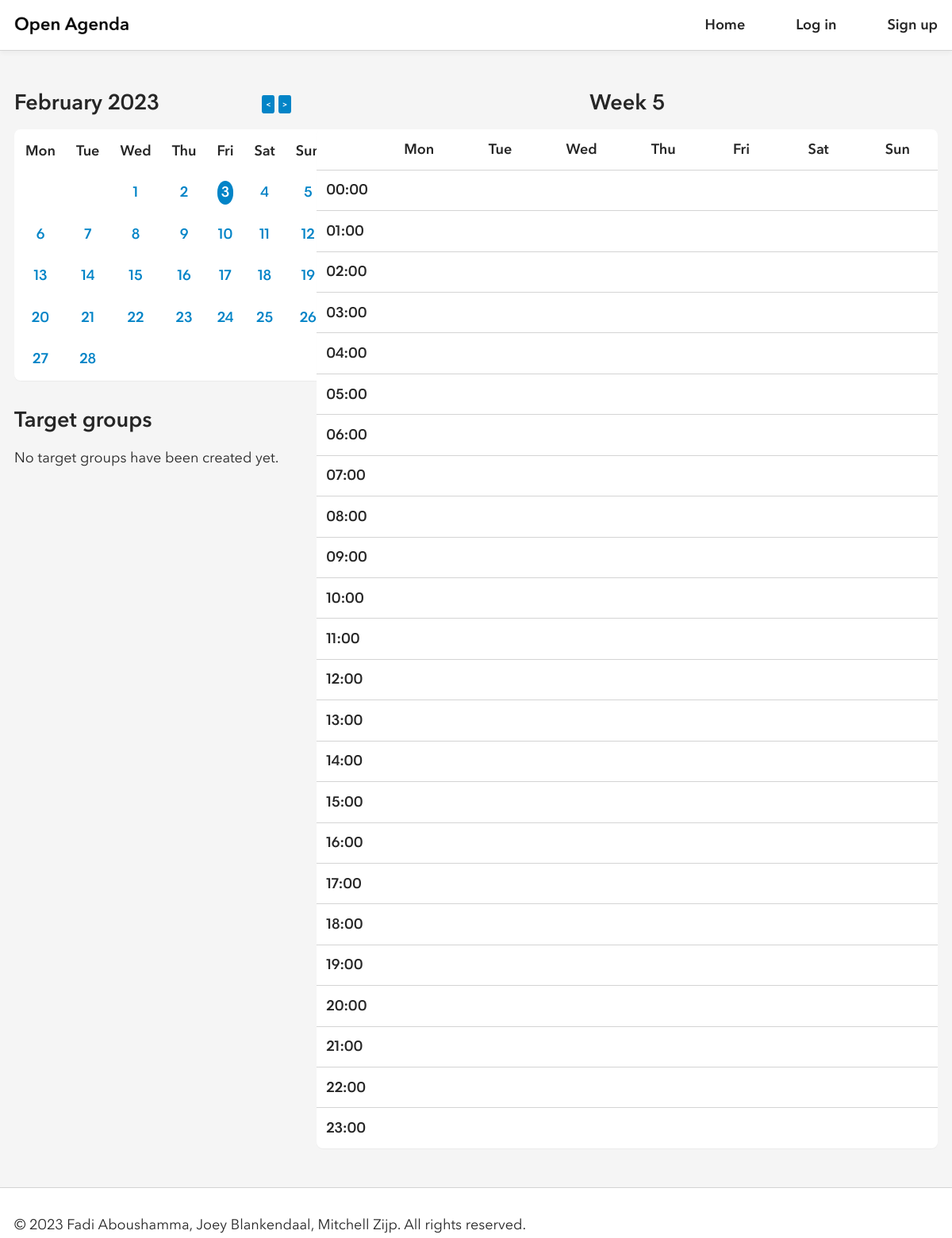
/, run on an earlier commit of the app's database.
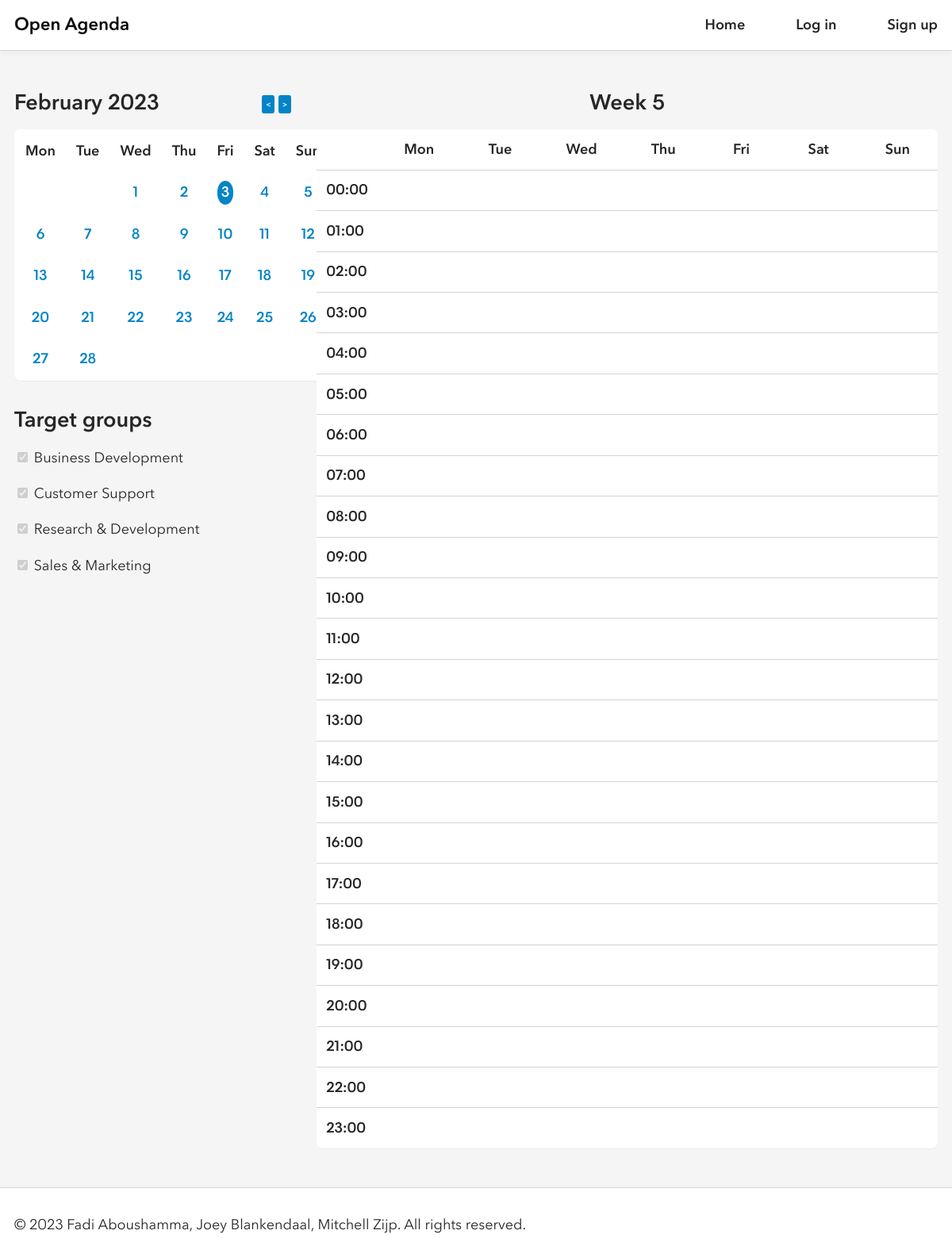
And on a later commit of the database.
### tables this page shows
create table if not exists groups
(
    id char(36) not null,
    name varchar(31) not null,
    primary key (id),
    unique (name)
);

### private/bootstrap.php (called while the page is built, shortened)
<?php
$app = [
    'authors' => ['Fadi Aboushamma', 'Joey Blankendaal', 'Mitchell Zijp'],
    'calendar_constant' => CAL_GREGORIAN,
    'description' => 'Open Agenda is a web application to manage events designed for large companies.',
    'name' => 'Open Agenda'
];
$db = new mysqli('localhost', 'root', '', 'openagenda');
require_once('classes/calendarmanager.php');
require_once('classes/groupmanager.php');
require_once('classes/usermanager.php');
$calendarManager = new CalendarManager($db);
$groupManager = new GroupManager($db);
$userManager = new UserManager($db);

### private/classes/usermanager.php (called while the page is built, shortened)
<?php
final class UserManager
{
    public function is_logged_in()
    {
        return isset($_SESSION['user']);
    }
}

### private/classes/calendarmanager.php (called while the page is built, shortened)
<?php
final class CalendarManager
{
    public function get_days_range()
    {
        return ['Mon', 'Tue', 'Wed', 'Thu', 'Fri', 'Sat', 'Sun'];
    }
    public function get_hours_range($start = 0, $end = 86400, $step = 3600, $format = 'H:i')
    {
        $times = [];
        foreach (range($start, $end, $step) as $timestamp)
        {
            $hour_mins = gmdate('H:i', $timestamp);
            if (!empty($format))
                $times[$hour_mins] = gmdate($format, $timestamp);
            else
                $times[$hour_mins] = $hour_mins;
        }
        return $times;
    }
    public function get_week_number($year = null, $month = null, $day = null)
    {
        if (isset($year) && isset($month) && isset($day))
        {
            $year = min(max((int)$year, 1950), 2100);
            $month = min(max((int)$month, 1), 12);
            $day = min(max((int)$day, 1), 31);
            $date = new DateTime($year . '-' . $month . '-' . $day);
            return intval($date->format('W'));
        }
        else
        {
            return intval(date('W'));
        }
    }
}

### private/classes/groupmanager.php (called while the page is built)
<?php
final class GroupManager
{
    private $db;
    public function __construct($db)
    {
        $this->db = $db;
    }
    public function get_groups()
    {
        $result = $this->db->query("SELECT * FROM groups");
        return $result->fetch_all(MYSQLI_ASSOC);
    }
}

### private/components/target_groups.php (the view)
<header>
    <h2 class="left">Target groups</h2>
</header>
<form class="flex-y">
    <?php
    $groups = $groupManager->get_groups();
    if (count($groups) == 0)
    {
    ?>
        <p>No target groups have been created yet.</p>
    <?php
    }
    else
    {
        foreach ($groups as $group)
        {
        ?>
            <div>
                <input type="checkbox" checked disabled>
                <label><?= $group['name'] ?></label>
            </div>
        <?php
        }
    }
    ?>
</form>

### private/components/header.php (shortened to what this page needs)
<?php
require_once('../private/bootstrap.php');
?>
<!DOCTYPE html>
<html>
    <head>
        <link rel="stylesheet" href="assets/style.css">
        <link rel="stylesheet" href="https://use.fontawesome.com/releases/v5.14.0/css/all.css">
    </head>
    <body>
        <div class="content">
            <header class="navbar">
                <div class="container">
                    <a href="index.php">
                        <div class="brand"></div>
                    </a>
                    <nav class="right">
                        <ul>
                            <li>
                                <a href="index.php">Home</a>
                            </li>
                            <?php
                            if (!$userManager->is_logged_in())
                            {
                            ?>
                                <li>
                                    <a href="log-in.php">Log in</a>
                                </li>
                                <li>
                                    <a href="sign-up.php">Sign up</a>
                                </li>
                            <?php
                            }
                            ?>
                        </ul>
                    </nav>
                </div>
            </header>
            <main class="<?= isset($page) && isset($page['main_class']) ? $page['main_class'] : 'container'; ?>">

### public/index.php
<?php
require_once('../private/components/header.php');
?>
<div class="flex-x">
    <div class="flex-y gap-2 width-30">
        <section class="flex-y">
            <?php
            require_once('../private/components/calendar_month.php');
            ?>
        </section>
        <section class="flex-y">
            <?php
            require_once('../private/components/target_groups.php');
            ?>
        </section>
    </div>
    <div class="flex-y width-70">
        <?php
        require_once('../private/components/calendar_week.php');
        ?>
    </div>
</div>
<?php
require_once('../private/components/footer.php');

### private/components/calendar_month.php
<?php
if (isset($_GET['year']) && isset($_GET['month'])) {
    $year = min(max(clean_input($_GET['year']), 1950), 2100);
    $month = min(max(clean_input($_GET['month']), 1), 12);
} else {
    $year = date('Y');
    $month = date('n');
}
$num_days = cal_days_in_month(CAL_GREGORIAN, $month, $year);
$days = $calendarManager->get_days_range();
$first_day_of_month = date('N', mktime(0, 0, 0, $month, 1, $year))-1;
$selected_day = isset($_GET['day']) ? clean_input($_GET['day']) : date('d');
?>
<div class="calendar-header flex-x center">
    <header>
        <h2><?= date('F Y', mktime(0, 0, 0, $month, 1, $year)); ?></h2>
    </header>
    <div class="right">
        <a href="?year=<?= ($month == 1) ? $year - 1 : $year; ?>&month=<?= ($month == 1) ? 12 : $month - 1; ?>&day=1" class="prev-button">&lt;</a>
        <a href="?year=<?= ($month == 12) ? $year + 1 : $year; ?>&month=<?= ($month == 12) ? 1 : $month + 1; ?>&day=1" class="next-button">&gt;</a>
    </div>
</div>
<table class="calendar">
    <thead>
        <tr>
            <?php
            for ($i = 0; $i < 7; $i++) {
                echo '<th>' . $days[$i] . '</th>';
            }
            ?>
        </tr>
    </thead>
    <tbody>
        <tr>
        <?php
        for ($i = 0; $i < $first_day_of_month; $i++) {
            echo '<td></td>';
        }
        for ($day = 1; $day <= $num_days; $day++) {
            $css_class = $day == $selected_day ? 'selected' : '';
            echo '<td><a class="' .  $css_class . '" href="?year=' . $year . '&month=' . $month . '&day=' . $day . '">' . $day . '</td>';
            if (($day + $first_day_of_month) % 7 == 0) {
                echo '</tr><tr>';
            }
        }
        for ($i = 0; $i < 7 - (($day + $first_day_of_month - 1) % 7); $i++) {
            if((7 - (($day + $first_day_of_month - 1) % 7)) != 7) {
                echo '<td></td>';
                }
        }
        ?>
        </tr>
    </tbody>
</table>

### private/components/calendar_week.php
<?php
if (isset($_GET['year']) && isset($_GET['month']) && isset($_GET['day']))
{
    $week_number = $calendarManager->get_week_number(clean_input($_GET['year']), clean_input($_GET['month']), clean_input($_GET['day']));
}
else
{
    $week_number = $calendarManager->get_week_number();
}
$days = $calendarManager->get_days_range();
$hours = $calendarManager->get_hours_range();
?>
<header>
    <h2>Week <?= $week_number; ?></h2>
</header>
<table class="calendar calendar-week">
    <thead>
        <tr>
            <th></th>
            <?php
            foreach ($days as $day)
            {
            ?>
                <th><?= $day; ?></th>
            <?php
            }
            ?>
        </tr>
    </thead>
    <tbody>
        <?php
        foreach ($hours as $hour)
        {
        ?>
            <tr>
                <th><?= $hour; ?></th>
                <?php
                for ($i = 1; $i <= 7; $i++)
                {
                ?>
                    <td onclick="createBoxAndShowPopup(event, this)"></td>
                <?php
                }
                ?>
            </tr>
        <?php
        }
        ?>
    </tbody>
</table>

### private/components/footer.php (shortened to what this page needs)
            </main>
        </div>
        <footer class="navbar">
            <div class="container">
                <p>
                    <br>
                    &copy; <?= date('Y'); ?> <?= join(', ', $app['authors']); ?>. All rights reserved.</p>
            </div>
        </footer>
    </body>
</html>

### public/assets/style.css (style rules this page uses)
:root { --border: 1px solid var(--border-color); --border-color: #d4d4d4; --border-radius: .5rem; --gap: 1rem; --line-height: 1.618; --padding: var(--padding-y) var(--padding-x); --padding-x: 1.125rem; --padding-y: 1rem; --transition: all .5s; --black: #262626; --black-dark: #000; --green: #16a34a; --light: #f5f5f5; --red: #dc2626; --sky: #0284c7; --sky-dark: #0369a1; --white: #fff; --yellow: #ca8a04; }
html { height: 100%; }
body, button, input { -moz-osx-font-smoothing: grayscale; -webkit-font-smoothing: antialiased; color: var(--black); font: 1.125rem Avenir Next, system-ui,-apple-system,"Segoe UI",Roboto,"Helvetica Neue","Noto Sans","Liberation Sans",Arial,sans-serif,"Apple Color Emoji","Segoe UI Emoji","Segoe UI Symbol","Noto Color Emoji"; line-height: var(--line-height); }
body { background: var(--light); display: flex; flex-direction: column; height: inherit; margin: 0; }
body > .content { flex: 1 0 auto; }
body > footer { flex-shrink: 0; }
a { color: var(--sky); font-weight: bold; text-decoration: none; }
h1, h2, h3 { line-height: calc(var(--line-height) / 2 + .5); margin: 0; text-align: center; }
main { display: flex; flex-direction: column; gap: calc(var(--gap) * 2); padding-bottom: calc(var(--padding-y) * 3); padding-top: calc(var(--padding-y) * 3); }
p { margin: 0; }
table { border-collapse: collapse; width: 100%; }
tbody th { text-align: left; }
td, th { border: var(--border); padding: var(--padding); }
tr { background: var(--white); }
ul { margin: 0; padding: 0 0 0 1.25rem; }
.container { margin-left: auto; margin-right: auto; max-width: 112rem; padding-left: var(--padding-x); padding-right: var(--padding-x); width: 100%; }
.flex-x, .flex-y { display: flex; gap: var(--gap); }
main > .flex-x, main > .flex-y { gap: calc(var(--gap) * 2); }
.flex-x { flex-direction: row; }
.flex-y { flex-direction: column; }
.right { margin-left: auto; }
form { display: flex; flex-direction: column; gap: var(--gap); }
form > div, form .flex-y { gap: calc(var(--gap) / 4) !important; }
input { border: var(--border); border-radius: var(--border-radius); padding: var(--padding); }
.calendar { background: var(--white); border-collapse: separate; border-radius: var(--border-radius); box-shadow: 0 1px 1px rgb(0 0 0 / 4%); }
.calendar td, .calendar th { border: 0; padding: calc(var(--padding-y) / 1.5) calc(var(--padding-x) / 1.5); }
.calendar td { width: 150px; text-align: center; }
.calendar tr { background: none; }
.calendar .selected { background: var(--sky); border-radius: 50%; color: var(--white); display: block; }
.calendar-week { border-collapse: collapse; }
.calendar-week tbody tr { border-top: var(--border); }
.prev-button, .next-button { font-size: 10px; color: var(--white); text-decoration: none; padding: 5px; border-radius: 15%; background-color: #0284c7; }
.navbar { background: var(--white); box-shadow: 0 3px 6px rgb(0 0 0 / 4%); height: 4rem; }
header.navbar { border-bottom: var(--border); }
footer.navbar { border-top: var(--border); }
.navbar > .container { align-items: center; display: flex; height: inherit; }
.navbar a { color: var(--black); }
.navbar .brand { aspect-ratio: 6 / 1; background: url(images/brand.png); background-size: cover; height: 1.5rem; }
.navbar ul { display: flex; gap: calc(var(--gap) * 4); list-style-type: none; padding: 0; }
.gap-2 { gap: calc(var(--gap) * 2); }
.left { text-align: left; }
.center { align-items: center; }
.width-30 { width: 30%; }
.width-70 { width: 70%; }

What changed in the data, as far as the page shows it:
added groups: name "Business Development"
added groups: name "Customer Support"
added groups: name "Research & Development"
added groups: name "Sales & Marketing"
Also different on the page:
text no longer shown: "No target groups have been created yet."
